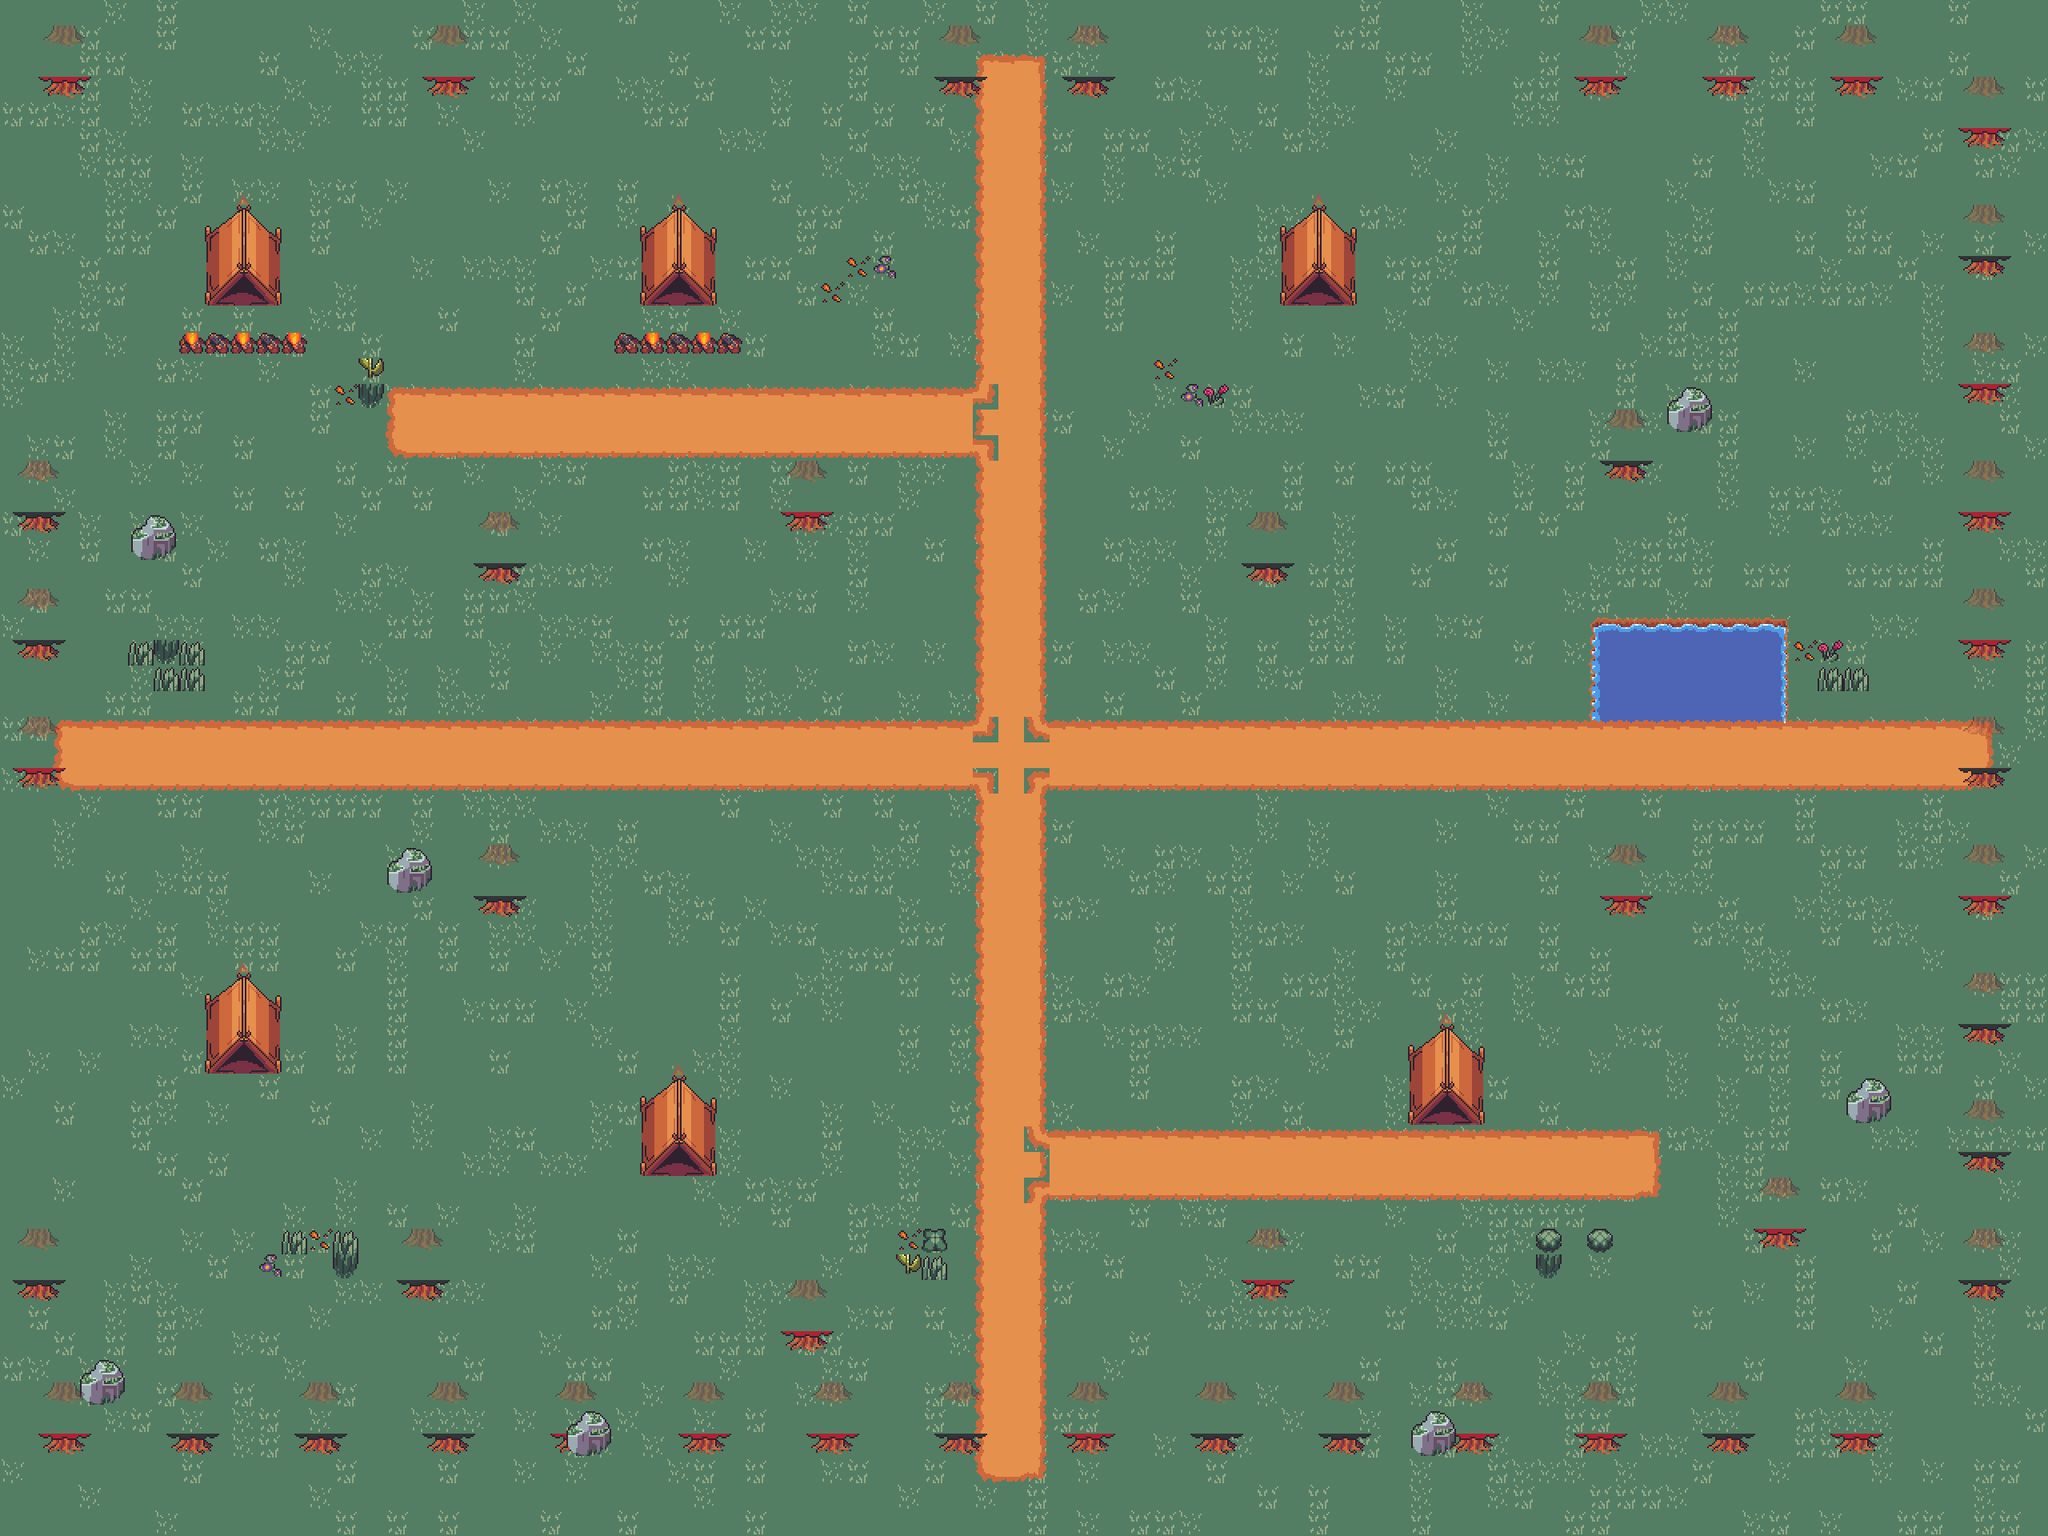

A 2D game scene composited from a Tiled map and its tileset images. What follows is a short description and the map's XML, with each tile layer's data collapsed to a summary:
An orthogonal 80x60 tile map with 32x32 px tiles, 8 tile layers (Soil, water, path, Trees, ...) and 74 objects (5x demon, 4x fireworm, spawn).

<map version="1.10" tiledversion="1.11.2" orientation="orthogonal" renderorder="right-down" width="80" height="60" tilewidth="32" tileheight="32" infinite="0" nextlayerid="20" nextobjectid="200">
 <tileset firstgid="1" source="32x32.tsx" />
 <layer id="1" name="Soil" width="80" height="60">
  <data>[4800 cells, 4800 non-empty, 3 distinct tile ids]</data>
 </layer>
 <layer id="2" name="water" width="80" height="60">
  <data>[4800 cells, 48 non-empty, 9 distinct tile ids]</data>
 </layer>
 <layer id="3" name="path" width="80" height="60">
  <data>[4800 cells, 528 non-empty, 13 distinct tile ids]</data>
 </layer>
 <layer id="4" name="Trees" width="80" height="60">
  <data>[4800 cells, 138 non-empty, 6 distinct tile ids]</data>
 </layer>
 <layer id="5" name="Flowers (no Hitbox)" width="80" height="60">
  <data>[4800 cells, 35 non-empty, 9 distinct tile ids]</data>
 </layer>
 <layer id="6" name="Stones (Hitbox)" width="80" height="60">
  <data>[4800 cells, 38 non-empty, 6 distinct tile ids]</data>
 </layer>
 <layer id="7" name="House" width="80" height="60">
  <data>[4800 cells, 72 non-empty, 12 distinct tile ids]</data>
 </layer>
 <objectgroup id="10" name="Enemy">
  <object id="100" name="demon" x="300" y="300" width="41" height="34" />
  <object id="101" name="demon" x="1800" y="500" width="41" height="34" />
  <object id="102" name="demon" x="700" y="1200" width="41" height="34" />
  <object id="103" name="demon" x="2100" y="1200" width="41" height="34" />
  <object id="104" name="demon" x="1200" y="1600" width="41" height="34" />
  <object id="105" name="fireworm" x="500" y="800" width="51" height="51" />
  <object id="106" name="fireworm" x="1900" y="800" width="51" height="51" />
  <object id="107" name="fireworm" x="400" y="1500" width="51" height="51" />
  <object id="108" name="fireworm" x="2200" y="1500" width="51" height="51" />
 </objectgroup>
 <objectgroup id="11" name="Walls">
  <object id="150" x="256" y="256" width="96" height="128" />
  <object id="151" x="800" y="256" width="96" height="128" />
  <object id="152" x="1600" y="256" width="96" height="128" />
  <object id="153" x="256" y="1216" width="96" height="128" />
  <object id="154" x="800" y="1344" width="96" height="128" />
  <object id="155" x="1760" y="1280" width="96" height="128" />
  <object id="156" x="32" y="96" width="96" height="32" />
  <object id="157" x="512" y="96" width="96" height="32" />
  <object id="158" x="1152" y="96" width="96" height="32" />
  <object id="159" x="1312" y="96" width="96" height="32" />
  <object id="160" x="1952" y="96" width="96" height="32" />
  <object id="161" x="2112" y="96" width="96" height="32" />
  <object id="162" x="2272" y="96" width="96" height="32" />
  <object id="163" x="32" y="1792" width="96" height="32" />
  <object id="164" x="192" y="1792" width="96" height="32" />
  <object id="165" x="352" y="1792" width="96" height="32" />
  <object id="166" x="512" y="1792" width="96" height="32" />
  <object id="167" x="672" y="1792" width="96" height="32" />
  <object id="168" x="832" y="1792" width="96" height="32" />
  <object id="169" x="992" y="1792" width="96" height="32" />
  <object id="170" x="1152" y="1792" width="96" height="32" />
  <object id="171" x="1312" y="1792" width="96" height="32" />
  <object id="172" x="1472" y="1792" width="96" height="32" />
  <object id="173" x="1632" y="1792" width="96" height="32" />
  <object id="174" x="1792" y="1792" width="96" height="32" />
  <object id="175" x="1952" y="1792" width="96" height="32" />
  <object id="176" x="2112" y="1792" width="96" height="32" />
  <object id="177" x="2272" y="1792" width="96" height="32" />
  <object id="178" x="0" y="640" width="96" height="32" />
  <object id="179" x="0" y="800" width="96" height="32" />
  <object id="180" x="0" y="960" width="96" height="32" />
  <object id="181" x="0" y="1600" width="96" height="32" />
  <object id="182" x="2432" y="160" width="96" height="32" />
  <object id="183" x="2432" y="320" width="96" height="32" />
  <object id="184" x="2432" y="480" width="96" height="32" />
  <object id="185" x="2432" y="640" width="96" height="32" />
  <object id="186" x="2432" y="800" width="96" height="32" />
  <object id="187" x="2432" y="960" width="96" height="32" />
  <object id="188" x="2432" y="1120" width="96" height="32" />
  <object id="189" x="2432" y="1280" width="96" height="32" />
  <object id="190" x="2432" y="1440" width="96" height="32" />
  <object id="191" x="2432" y="1600" width="96" height="32" />
  <object id="192" x="576" y="704" width="96" height="32" />
  <object id="193" x="960" y="640" width="96" height="32" />
  <object id="194" x="1536" y="704" width="96" height="32" />
  <object id="195" x="1984" y="576" width="96" height="32" />
  <object id="196" x="480" y="1600" width="96" height="32" />
  <object id="197" x="960" y="1664" width="96" height="32" />
  <object id="198" x="1536" y="1600" width="96" height="32" />
  <object id="199" x="2176" y="1536" width="96" height="32" />
  <object id="200" x="576" y="1120" width="96" height="32" />
  <object id="201" x="1984" y="1120" width="96" height="32" />
  <object id="202" x="1984" y="768" width="256" height="192" />
  <object id="203" x="160" y="640" width="64" height="64" />
  <object id="204" x="480" y="1056" width="64" height="64" />
  <object id="205" x="2080" y="480" width="64" height="64" />
  <object id="206" x="2304" y="1344" width="64" height="64" />
  <object id="207" x="704" y="1760" width="64" height="64" />
  <object id="208" x="1760" y="1760" width="64" height="64" />
  <object id="209" x="96" y="1696" width="64" height="64" />
  <object id="210" x="0" y="0" width="2560" height="32" />
  <object id="211" x="0" y="1888" width="2560" height="32" />
  <object id="212" x="0" y="0" width="32" height="1920" />
  <object id="213" x="2528" y="0" width="32" height="1920" />
 </objectgroup>
 <layer id="8" name="Foreground" width="80" height="60" opacity="0.43">
  <data>[4800 cells, 144 non-empty, 4 distinct tile ids]</data>
 </layer>
 <objectgroup id="12" name="Spawn">
  <object id="199" name="spawn" x="1248" y="1024" width="23" height="21" />
 </objectgroup>
</map>
